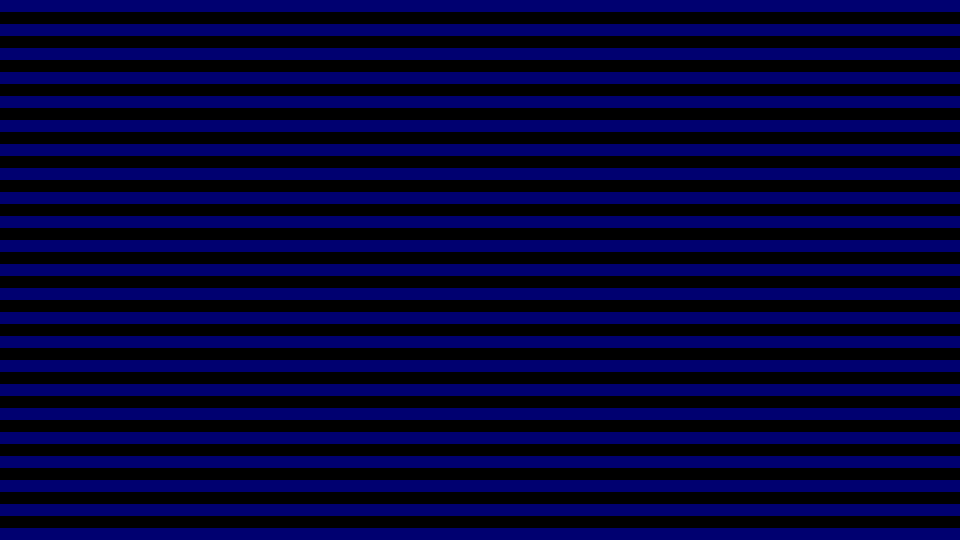
#> input picture RGBScript_shift both/B_tri_112(V)_p48.png, 1920 x 1080 px, given in place of Lens_rgb_noM.png, which was not available (shown at 1/2 size)
$ python Merge_B.py
#> lines starting #> are read from the running program, lines starting #| are printed output that depends on the picture; after the words box and inside, x2 and y2 are one past the last pixel; in counts of white or black regions, pixels touching at a corner belong together; pictures that were not available may be replaced by others from this repository, and a replacement may not be noted
# -*- coding: utf-8 -*-
"""
Created on Wed Feb 14 11:28:11 2024

@author: SG
"""

from PIL import Image
import numpy as np
import matplotlib.pyplot as plt

im_rgbLens=plt.imread("C:/Users/Laboratorio/MakeHologram/Lens/Lens_rgb_noM.png")
#> im_rgbLens is the input picture: shape (1080, 1920, 3) float32; mean R, G, B 0, 0, 0.224
im_b=plt.imread("C:/Users/Laboratorio/MakeHologram/RGBScript_shift both/B_tri_112(V)_p46.png")
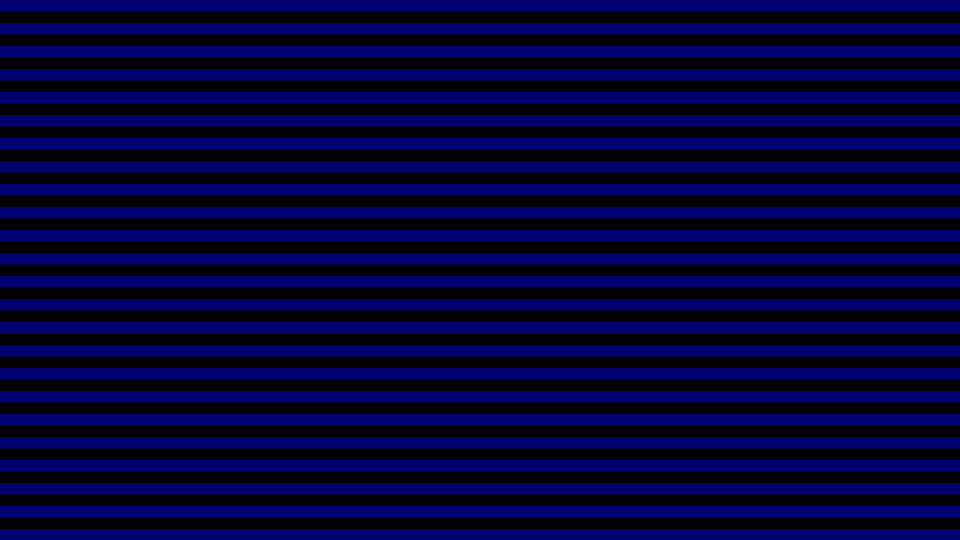
#> input picture RGBScript_shift both/B_tri_112(V)_p46.png, 1920 x 1080 px, found by its file name (shown at 1/2 size)
#> im_b is the input picture: shape (1080, 1920, 3) float32; mean R, G, B 0, 0, 0.223
"""Read blue channel and multiplied by 255"""
im_rgbLens_=im_rgbLens[:,:,2]*255
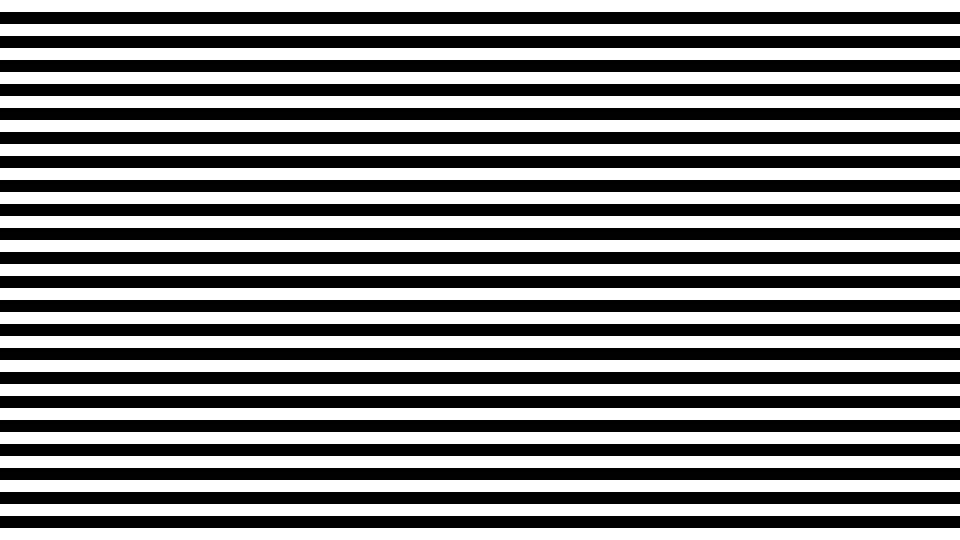
#> im_rgbLens_: shape (1080, 1920) float32 (shown at 1/2 size); values 0 (black) and 112 (white), 51.1% white; 22 black regions, largest, box (x1, y1, x2, y2) and area: (0, 24, 1920, 48) 46080, (0, 72, 1920, 96) 46080, (0, 120, 1920, 144) 46080
im_b_=im_b[:,:,2]*255
#> im_b_: shape (1080, 1920) float32; values 0 (black) and 112 (white), 51% white; 23 black regions, largest, box (x1, y1, x2, y2) and area: (0, 23, 1920, 46) 44160, (0, 69, 1920, 92) 44160, (0, 115, 1920, 138) 44160
"""Binary and Lens"""
im_bi_lens = np.zeros_like(im_rgbLens)
im_bi_lens[:,:,2]=im_rgbLens_+im_b_
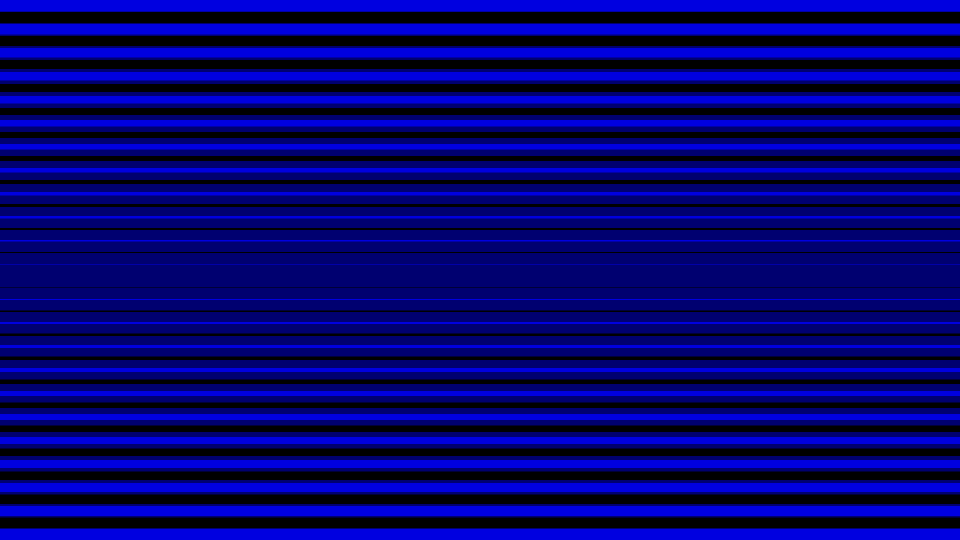
#> im_bi_lens: shape (1080, 1920, 3) float32 (shown at 1/2 size); mean of channels 0, 1, 2 0, 0, 114.4; drawn as R, G, B
im_bi_l = im_bi_lens.astype(np.uint8)
im_bi_l = Image.fromarray(im_bi_l)
im_bi_l.save('B_bi_lens_noM.png')
im_bi_l.show()

"""Read blazed gratings for blue"""
im_b_bls=plt.imread("C:/Users/Laboratorio/MakeHologram/RGBScript_shift both/B(blazed)_p92_163.png")
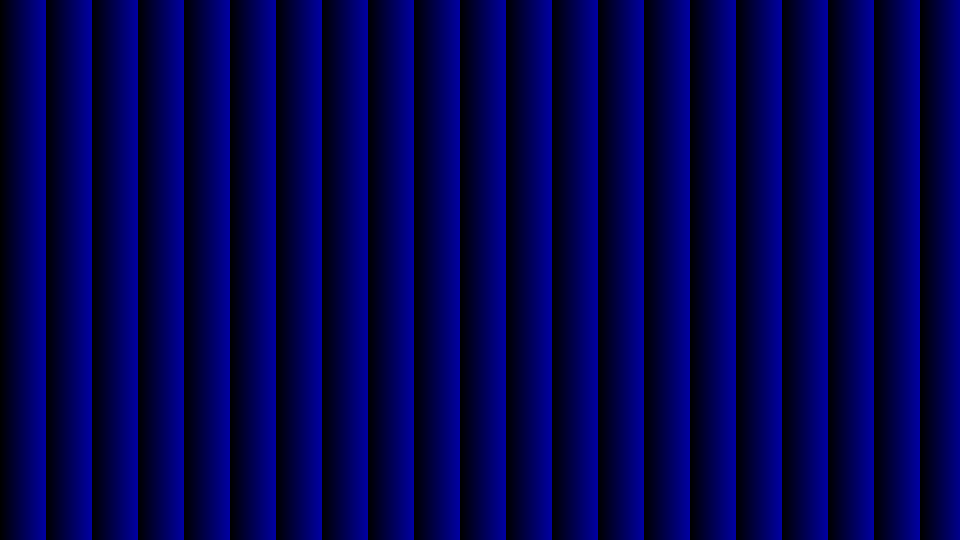
#> input picture RGBScript_shift both/B(blazed)_p92_163.png, 1920 x 1080 px, found by its file name (shown at 1/2 size)
#> im_b_bls is the input picture: shape (1080, 1920, 3) float32; mean R, G, B 0, 0, 0.316
im_b_bls_=im_b_bls[:,:,2]*255
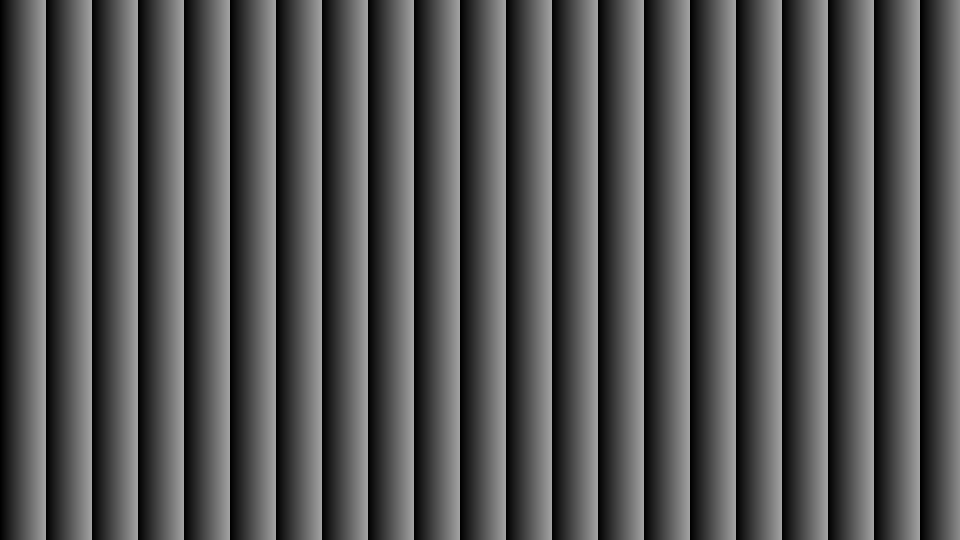
#> im_b_bls_: shape (1080, 1920) float32 (shown at 1/2 size); min 0, max 163, mean 80.5
"""Binary, blazeds and Lens"""
im_bi_lens_bl = np.zeros_like(im_rgbLens)
im_bi_lens_bl[:,:,2]=im_rgbLens_+im_b_+im_b_bls_
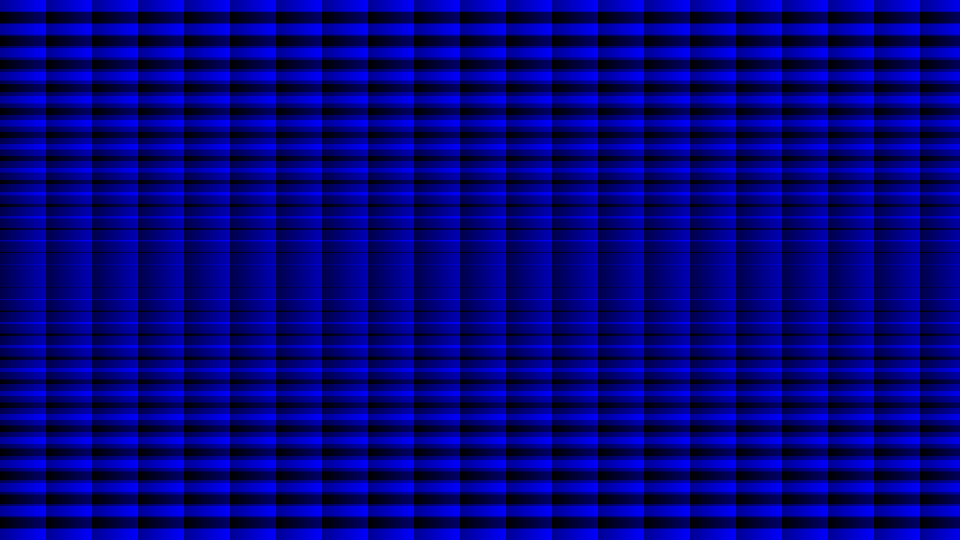
#> im_bi_lens_bl: shape (1080, 1920, 3) float32 (shown at 1/2 size); mean of channels 0, 1, 2 0, 0, 194.7; drawn with min black and max white
im_bi_l_bl = im_bi_lens_bl.astype(np.uint8)
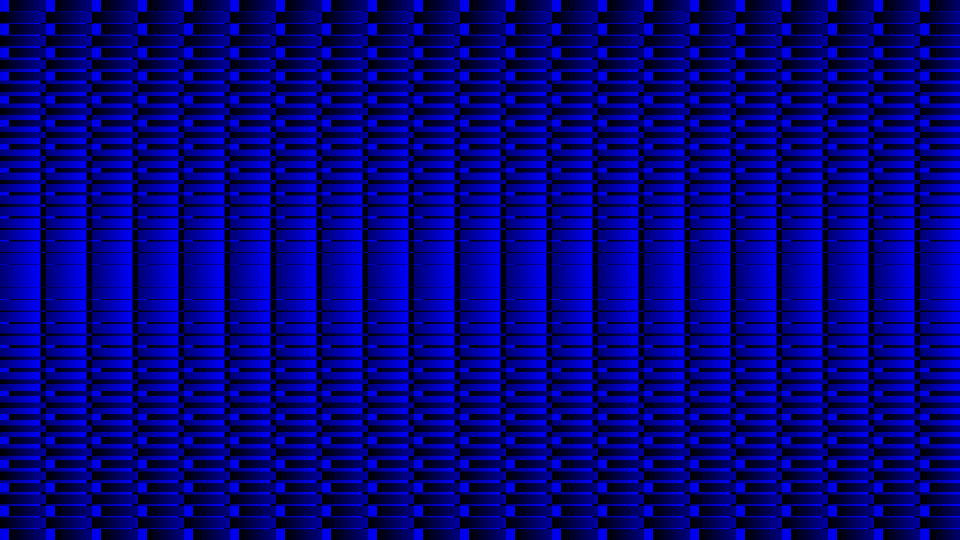
#> im_bi_l_bl: shape (1080, 1920, 3) (shown at 1/2 size); mean of channels 0, 1, 2 0, 0, 127.4; drawn as R, G, B
im_bi_l_bl = Image.fromarray(im_bi_l_bl)
im_bi_l_bl.save('B_bi_l_bl_noM.png')
im_bi_l_bl.show()
